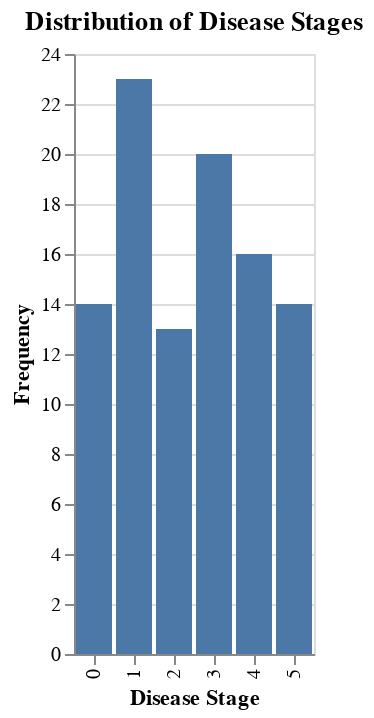

The notebook cell saved with this chart:
### Code cell
import plotly.express as px
import altair as alt
df = pd.DataFrame({'Values': kjs})

# Create a histogram using Altair
hist = alt.Chart(df).mark_bar().encode(
    alt.X('Values:O', bin  = False, title = "Disease Stage"),  # Bin the values
    alt.Y('count()', title = "Frequency")
).properties(
    title='Distribution of Disease Stages'
)

# Display the histogram
hist

### Figure 1 — Vega-Lite specification as saved in the notebook (floating-point values rounded to 4 significant figures)
{"config": {"view": {"continuousWidth": 300, "continuousHeight": 300}}, "data": {"name": "data-6f5346d0ec447f75bc88ca5d72a1e18b"}, "mark": {"type": "bar"}, "encoding": {"x": {"bin": false, "field": "Values", "title": "Disease Stage", "type": "ordinal"}, "y": {"aggregate": "count", "title": "Frequency", "type": "quantitative"}}, "title": "Distribution of Disease Stages", "$schema": "https://vega.github.io/schema/vega-lite/v5.16.3.json", "datasets": {"data-6f5346d0ec447f75bc88ca5d72a1e18b": [{"Values": 2}, {"Values": 3}, {"Values": 2}, {"Values": 2}, {"Values": 3}, {"Values": 3}, {"Values": 5}, {"Values": 3}, {"Values": 4}, {"Values": 3}, {"Values": 0}, {"Values": 4}, {"Values": 3}, {"Values": 1}, {"Values": 5}, {"Values": 0}, {"Values": 0}, {"Values": 4}, {"Values": 2}, {"Values": 0}, {"Values": 3}, {"Values": 1}, {"Values": 1}, {"Values": 3}, {"Values": 5}, {"Values": 1}, {"Values": 3}, {"Values": 2}, {"Values": 0}, {"Values": 4}, {"Values": 1}, {"Values": 1}, {"Values": 3}, {"Values": 5}, {"Values": 1}, {"Values": 1}, {"Values": 5}, {"Values": 3}, {"Values": 2}, {"Values": 4}, {"Values": 0}, {"Values": 4}, {"Values": 3}, {"Values": 0}, {"Values": 0}, {"Values": 1}, {"Values": 5}, {"Values": 3}, {"Values": 4}, {"Values": 0}, {"Values": 2}, {"Values": 4}, {"Values": 1}, {"Values": 2}, {"Values": 4}, {"Values": 4}, {"Values": 0}, {"Values": 4}, {"Values": 1}, {"Values": 2}, {"Values": 1}, {"Values": 5}, {"Values": 4}, {"Values": 4}, {"Values": 4}, {"Values": 2}, {"Values": 5}, {"Values": 5}, {"Values": 1}, {"Values": 3}, {"Values": 1}, {"Values": 5}, {"Values": 5}, {"Values": 3}, {"Values": 1}, {"Values": 0}, {"Values": 0}, {"Values": 3}, {"Values": 3}, {"Values": 1}, {"Values": 1}, {"Values": 4}, {"Values": 1}, {"Values": 0}, {"Values": 2}, {"Values": 1}, {"Values": 0}, {"Values": 1}, {"Values": 5}, {"Values": 1}, {"Values": 4}, {"Values": 2}, {"Values": 2}, {"Values": 3}, {"Values": 1}, {"Values": 1}, {"Values": 3}, {"Values": 3}, {"Values": 5}, {"Values": 5}]}}
